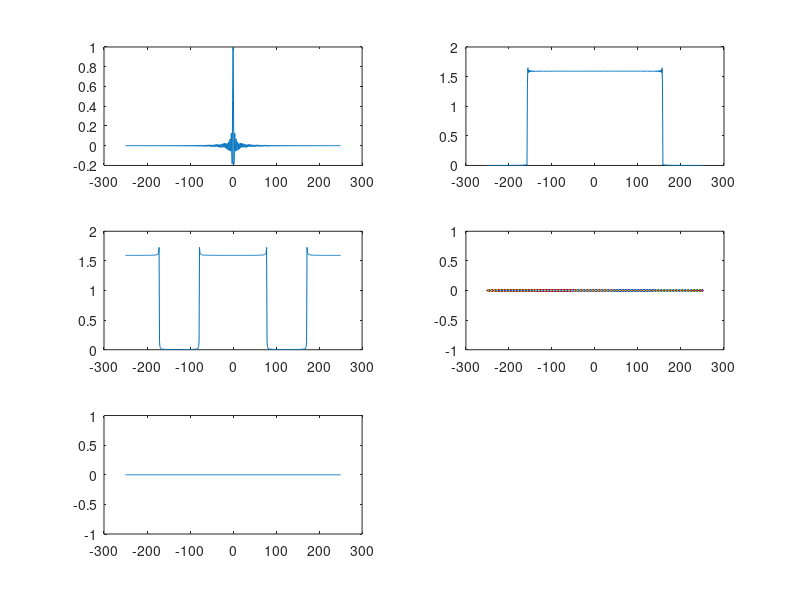

MATLAB code to generate this figure:
n = -250:1:250;
x = sinc(pi*0.2*n);
subplot(3,2,1);
plot(n,x);

num = 501;
DFFT_x = (fft(x,num));
subplot(3,2,2);
plot(n, fftshift(abs(DFFT_x)));

X = zeros(1,501);
for k = 1:501
    for a = 1:501
        X(k) = X(k) + x(a)*exp(-j*pi/125*(a-1)*(k-1));
    end
end
subplot(3,2,3);
plot(n,abs(X));

for dur = -62:62
    w = 0.5*(1+cos(2*pi/125*dur));
end
for dur = -250:-63
    w = 0;
end
for dur = 63:250
    w = 0;
end
subplot(3,2,4);
plot(n,w);

y = w*x;
subplot(3,2,5);
plot(n,y);




